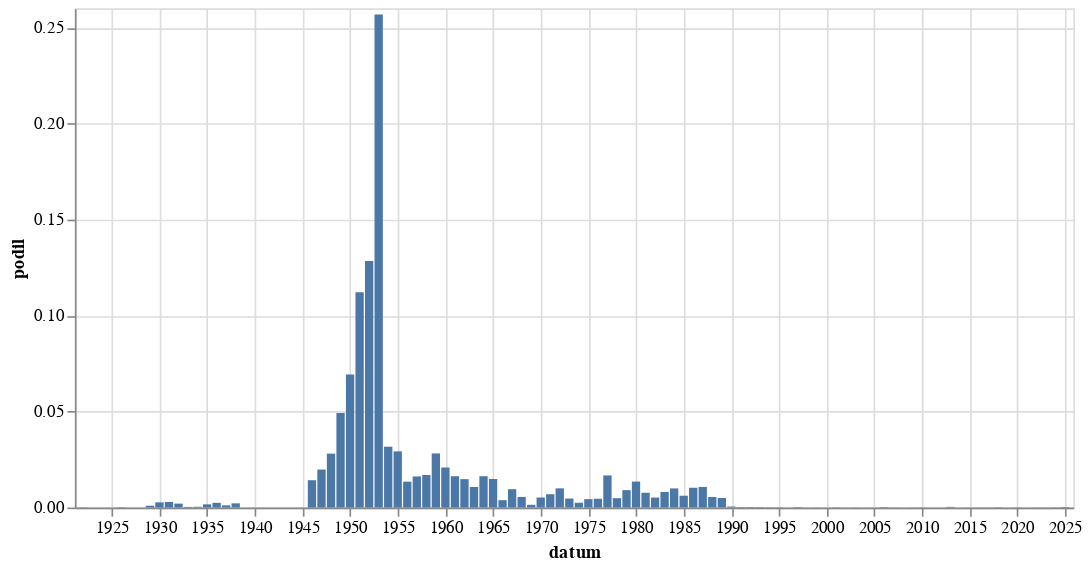

Notebook code cell kept with this figure:
### Code cell
alt.Chart(
    hledej("[Gg]ottwaldov").to_pandas(),
    width = 600
).mark_bar(
).encode(
    alt.X('datum:T'),
    alt.Y('podil:Q')
)

### Figure 1 — Vega-Lite specification as saved in the notebook (floating-point values rounded to 4 significant figures)
{"config": {"view": {"continuousWidth": 300, "continuousHeight": 300}}, "data": {"name": "data-e9b5aa7095651f1f55b52a94b11032b7"}, "mark": {"type": "bar"}, "encoding": {"x": {"field": "datum", "type": "temporal"}, "y": {"field": "podil", "type": "quantitative"}}, "width": 600, "$schema": "https://vega.github.io/schema/vega-lite/v5.8.0.json", "datasets": {"data-e9b5aa7095651f1f55b52a94b11032b7": [{"datum": "1922-01-01T00:00:00", "text": 1, "text_right": 6295, "podil": 0.0001589, "co": "[Gg]ottwaldov"}, {"datum": "1926-01-01T00:00:00", "text": 1, "text_right": 5898, "podil": 0.0001695, "co": "[Gg]ottwaldov"}, {"datum": "1929-01-01T00:00:00", "text": 3, "text_right": 3196, "podil": 0.0009387, "co": "[Gg]ottwaldov"}, {"datum": "1930-01-01T00:00:00", "text": 17, "text_right": 6332, "podil": 0.002685, "co": "[Gg]ottwaldov"}, {"datum": "1931-01-01T00:00:00", "text": 14, "text_right": 4887, "podil": 0.002865, "co": "[Gg]ottwaldov"}, {"datum": "1932-01-01T00:00:00", "text": 6, "text_right": 2960, "podil": 0.002027, "co": "[Gg]ottwaldov"}, {"datum": "1933-01-01T00:00:00", "text": 1, "text_right": 3226, "podil": 0.00031, "co": "[Gg]ottwaldov"}, {"datum": "1934-01-01T00:00:00", "text": 1, "text_right": 2587, "podil": 0.0003865, "co": "[Gg]ottwaldov"}, {"datum": "1935-01-01T00:00:00", "text": 4, "text_right": 2409, "podil": 0.00166, "co": "[Gg]ottwaldov"}, {"datum": "1936-01-01T00:00:00", "text": 7, "text_right": 2866, "podil": 0.002442, "co": "[Gg]ottwaldov"}, {"datum": "1937-01-01T00:00:00", "text": 3, "text_right": 2653, "podil": 0.001131, "co": "[Gg]ottwaldov"}, {"datum": "1938-01-01T00:00:00", "text": 3, "text_right": 1376, "podil": 0.00218, "co": "[Gg]ottwaldov"}, {"datum": "1946-01-01T00:00:00", "text": 34, "text_right": 2390, "podil": 0.01423, "co": "[Gg]ottwaldov"}, {"datum": "1947-01-01T00:00:00", "text": 41, "text_right": 2073, "podil": 0.01978, "co": "[Gg]ottwaldov"}, {"datum": "1948-01-01T00:00:00", "text": 62, "text_right": 2209, "podil": 0.02807, "co": "[Gg]ottwaldov"}, {"datum": "1949-01-01T00:00:00", "text": 36, "text_right": 731, "podil": 0.04925, "co": "[Gg]ottwaldov"}, {"datum": "1950-01-01T00:00:00", "text": 28, "text_right": 404, "podil": 0.06931, "co": "[Gg]ottwaldov"}, {"datum": "1951-01-01T00:00:00", "text": 37, "text_right": 330, "podil": 0.1121, "co": "[Gg]ottwaldov"}, {"datum": "1952-01-01T00:00:00", "text": 42, "text_right": 327, "podil": 0.1284, "co": "[Gg]ottwaldov"}, {"datum": "1953-01-01T00:00:00", "text": 66, "text_right": 257, "podil": 0.2568, "co": "[Gg]ottwaldov"}, {"datum": "1954-01-01T00:00:00", "text": 19, "text_right": 600, "podil": 0.03167, "co": "[Gg]ottwaldov"}, {"datum": "1955-01-01T00:00:00", "text": 5, "text_right": 171, "podil": 0.02924, "co": "[Gg]ottwaldov"}, {"datum": "1956-01-01T00:00:00", "text": 4, "text_right": 297, "podil": 0.01347, "co": "[Gg]ottwaldov"}, {"datum": "1957-01-01T00:00:00", "text": 5, "text_right": 309, "podil": 0.01618, "co": "[Gg]ottwaldov"}, {"datum": "1958-01-01T00:00:00", "text": 5, "text_right": 295, "podil": 0.01695, "co": "[Gg]ottwaldov"}, {"datum": "1959-01-01T00:00:00", "text": 8, "text_right": 284, "podil": 0.02817, "co": "[Gg]ottwaldov"}, {"datum": "1960-01-01T00:00:00", "text": 7, "text_right": 336, "podil": 0.02083, "co": "[Gg]ottwaldov"}, {"datum": "1961-01-01T00:00:00", "text": 6, "text_right": 368, "podil": 0.0163, "co": "[Gg]ottwaldov"}, {"datum": "1962-01-01T00:00:00", "text": 3, "text_right": 203, "podil": 0.01478, "co": "[Gg]ottwaldov"}, {"datum": "1963-01-01T00:00:00", "text": 3, "text_right": 281, "podil": 0.01068, "co": "[Gg]ottwaldov"}, {"datum": "1964-01-01T00:00:00", "text": 11, "text_right": 675, "podil": 0.0163, "co": "[Gg]ottwaldov"}, {"datum": "1965-01-01T00:00:00", "text": 7, "text_right": 471, "podil": 0.01486, "co": "[Gg]ottwaldov"}, {"datum": "1966-01-01T00:00:00", "text": 2, "text_right": 523, "podil": 0.003824, "co": "[Gg]ottwaldov"}, {"datum": "1967-01-01T00:00:00", "text": 5, "text_right": 524, "podil": 0.009542, "co": "[Gg]ottwaldov"}, {"datum": "1968-01-01T00:00:00", "text": 11, "text_right": 1994, "podil": 0.005517, "co": "[Gg]ottwaldov"}, {"datum": "1969-01-01T00:00:00", "text": 2, "text_right": 1411, "podil": 0.001417, "co": "[Gg]ottwaldov"}, {"datum": "1970-01-01T00:00:00", "text": 5, "text_right": 960, "podil": 0.005208, "co": "[Gg]ottwaldov"}, {"datum": "1971-01-01T00:00:00", "text": 6, "text_right": 865, "podil": 0.006936, "co": "[Gg]ottwaldov"}, {"datum": "1972-01-01T00:00:00", "text": 6, "text_right": 601, "podil": 0.009983, "co": "[Gg]ottwaldov"}, {"datum": "1973-01-01T00:00:00", "text": 4, "text_right": 856, "podil": 0.004673, "co": "[Gg]ottwaldov"}, {"datum": "1974-01-01T00:00:00", "text": 2, "text_right": 802, "podil": 0.002494, "co": "[Gg]ottwaldov"}, {"datum": "1975-01-01T00:00:00", "text": 4, "text_right": 915, "podil": 0.004372, "co": "[Gg]ottwaldov"}, {"datum": "1976-01-01T00:00:00", "text": 3, "text_right": 658, "podil": 0.004559, "co": "[Gg]ottwaldov"}, {"datum": "1977-01-01T00:00:00", "text": 13, "text_right": 778, "podil": 0.01671, "co": "[Gg]ottwaldov"}, {"datum": "1978-01-01T00:00:00", "text": 4, "text_right": 820, "podil": 0.004878, "co": "[Gg]ottwaldov"}, {"datum": "1979-01-01T00:00:00", "text": 6, "text_right": 663, "podil": 0.00905, "co": "[Gg]ottwaldov"}, {"datum": "1980-01-01T00:00:00", "text": 10, "text_right": 740, "podil": 0.01351, "co": "[Gg]ottwaldov"}, {"datum": "1981-01-01T00:00:00", "text": 4, "text_right": 521, "podil": 0.007678, "co": "[Gg]ottwaldov"}, {"datum": "1982-01-01T00:00:00", "text": 4, "text_right": 772, "podil": 0.005181, "co": "[Gg]ottwaldov"}, {"datum": "1983-01-01T00:00:00", "text": 7, "text_right": 863, "podil": 0.008111, "co": "[Gg]ottwaldov"}, {"datum": "1984-01-01T00:00:00", "text": 7, "text_right": 703, "podil": 0.009957, "co": "[Gg]ottwaldov"}, {"datum": "1985-01-01T00:00:00", "text": 4, "text_right": 652, "podil": 0.006135, "co": "[Gg]ottwaldov"}, {"datum": "1986-01-01T00:00:00", "text": 5, "text_right": 486, "podil": 0.01029, "co": "[Gg]ottwaldov"}, {"datum": "1987-01-01T00:00:00", "text": 7, "text_right": 653, "podil": 0.01072, "co": "[Gg]ottwaldov"}, {"datum": "1988-01-01T00:00:00", "text": 5, "text_right": 908, "podil": 0.005507, "co": "[Gg]ottwaldov"}, {"datum": "1989-01-01T00:00:00", "text": 9, "text_right": 1808, "podil": 0.004978, "co": "[Gg]ottwaldov"}, {"datum": "1990-01-01T00:00:00", "text": 8, "text_right": 15700, "podil": 0.0005096, "co": "[Gg]ottwaldov"}, {"datum": "1991-01-01T00:00:00", "text": 8, "text_right": 31037, "podil": 0.0002578, "co": "[Gg]ottwaldov"}, {"datum": "1992-01-01T00:00:00", "text": 7, "text_right": 24859, "podil": 0.0002816, "co": "[Gg]ottwaldov"}, {"datum": "1993-01-01T00:00:00", "text": 2, "text_right": 8681, "podil": 0.0002304, "co": "[Gg]ottwaldov"}, {"datum": "1994-01-01T00:00:00", "text": 1, "text_right": 7203, "podil": 0.0001388, "co": "[Gg]ottwaldov"}, {"datum": "1995-01-01T00:00:00", "text": 1, "text_right": 8693, "podil": 0.000115, "co": "[Gg]ottwaldov"}, {"datum": "1997-01-01T00:00:00", "text": 4, "text_right": 15895, "podil": 0.0002517, "co": "[Gg]ottwaldov"}, {"datum": "1999-01-01T00:00:00", "text": 1, "text_right": 19539, "podil": 5.118e-05, "co": "[Gg]ottwaldov"}, {"datum": "2001-01-01T00:00:00", "text": 2, "text_right": 19293, "podil": 0.0001037, "co": "[Gg]ottwaldov"}, {"datum": "2003-01-01T00:00:00", "text": 1, "text_right": 20798, "podil": 4.808e-05, "co": "[Gg]ottwaldov"}, {"datum": "2005-01-01T00:00:00", "text": 1, "text_right": 25267, "podil": 3.958e-05, "co": "[Gg]ottwaldov"}, {"datum": "2006-01-01T00:00:00", "text": 4, "text_right": 17775, "podil": 0.000225, "co": "[Gg]ottwaldov"}, {"datum": "2007-01-01T00:00:00", "text": 1, "text_right": 15144, "podil": 6.603e-05, "co": "[Gg]ottwaldov"}, {"datum": "2009-01-01T00:00:00", "text": 1, "text_right": 19673, "podil": 5.083e-05, "co": "[Gg]ottwaldov"}, {"datum": "2010-01-01T00:00:00", "text": 1, "text_right": 12869, "podil": 7.771e-05, "co": "[Gg]ottwaldov"}, {"datum": "2013-01-01T00:00:00", "text": 3, "text_right": 9852, "podil": 0.0003045, "co": "[Gg]ottwaldov"}, {"datum": "2015-01-01T00:00:00", "text": 1, "text_right": 21227, "podil": 4.711e-05, "co": "[Gg]ottwaldov"}, {"datum": "2016-01-01T00:00:00", "text": 1, "text_right": 22256, "podil": 4.493e-05, "co": "[Gg]ottwaldov"}, {"datum": "2017-01-01T00:00:00", "text": 1, "text_right": 17809, "podil": 5.615e-05, "co": "[Gg]ottwaldov"}, {"datum": "2018-01-01T00:00:00", "text": 3, "text_right": 20580, "podil": 0.0001458, "co": "[Gg]ottwaldov"}, {"datum": "2020-01-01T00:00:00", "text": 2, "text_right": 23571, "podil": 8.485e-05, "co": "[Gg]ottwaldov"}, {"datum": "2022-01-01T00:00:00", "text": 1, "text_right": 20822, "podil": 4.803e-05, "co": "[Gg]ottwaldov"}, {"datum": "2023-01-01T00:00:00", "text": 1, "text_right": 24964, "podil": 4.006e-05, "co": "[Gg]ottwaldov"}, {"datum": "2024-01-01T00:00:00", "text": 3, "text_right": 24176, "podil": 0.0001241, "co": "[Gg]ottwaldov"}, {"datum": "2025-01-01T00:00:00", "text": 3, "text_right": 10488, "podil": 0.000286, "co": "[Gg]ottwaldov"}]}}
